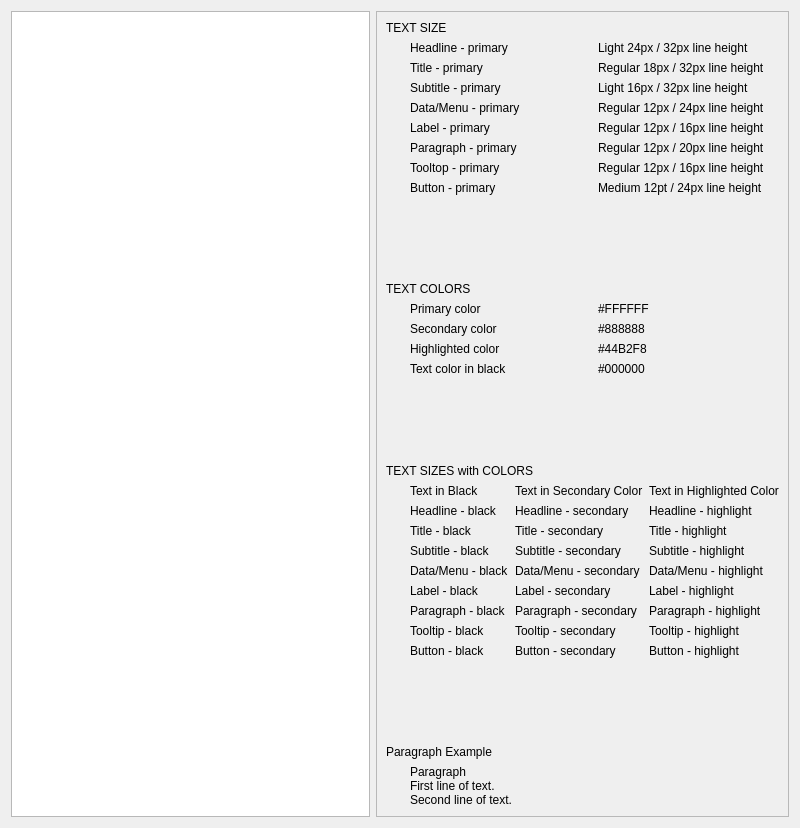
<?xml version="1.0" encoding="UTF-8"?>
<ui version="4.0">
 <class>TypographyPage</class>
 <widget class="QWidget" name="TypographyPage">
  <property name="geometry">
   <rect>
    <x>0</x>
    <y>0</y>
    <width>800</width>
    <height>828</height>
   </rect>
  </property>
  <property name="sizePolicy">
   <sizepolicy hsizetype="Expanding" vsizetype="Expanding">
    <horstretch>0</horstretch>
    <verstretch>0</verstretch>
   </sizepolicy>
  </property>
  <layout class="QHBoxLayout" name="horizontalLayout">
   <item>
    <widget class="QTextEdit" name="exampleText">
     <property name="undoRedoEnabled">
      <bool>false</bool>
     </property>
     <property name="readOnly">
      <bool>true</bool>
     </property>
    </widget>
   </item>
   <item>
    <widget class="QScrollArea" name="scrollArea">
     <property name="widgetResizable">
      <bool>true</bool>
     </property>
     <widget class="QWidget" name="scrollAreaWidgetContents">
      <property name="geometry">
       <rect>
        <x>0</x>
        <y>0</y>
        <width>470</width>
        <height>802</height>
       </rect>
      </property>
      <layout class="QVBoxLayout" name="verticalLayout_2">
       <item>
        <widget class="QLabel" name="m_textSize">
         <property name="text">
          <string>TEXT SIZE</string>
         </property>
         <property name="alignment">
          <set>Qt::AlignLeading|Qt::AlignLeft|Qt::AlignVCenter</set>
         </property>
        </widget>
       </item>
       <item>
        <layout class="QHBoxLayout" name="textSizeLayout">
         <property name="leftMargin">
          <number>24</number>
         </property>
         <item>
          <layout class="QVBoxLayout" name="textSizeExample">
           <item>
            <widget class="QLabel" name="m_headlinePrimary">
             <property name="text">
              <string>Headline - primary</string>
             </property>
             <property name="alignment">
              <set>Qt::AlignLeading|Qt::AlignLeft|Qt::AlignVCenter</set>
             </property>
            </widget>
           </item>
           <item>
            <widget class="QLabel" name="m_titlePrimary">
             <property name="text">
              <string>Title - primary</string>
             </property>
             <property name="alignment">
              <set>Qt::AlignLeading|Qt::AlignLeft|Qt::AlignVCenter</set>
             </property>
            </widget>
           </item>
           <item>
            <widget class="QLabel" name="m_subTitlePrimary">
             <property name="text">
              <string>Subtitle - primary</string>
             </property>
             <property name="alignment">
              <set>Qt::AlignLeading|Qt::AlignLeft|Qt::AlignVCenter</set>
             </property>
            </widget>
           </item>
           <item>
            <widget class="QLabel" name="m_dataMenuPrimary">
             <property name="text">
              <string>Data/Menu - primary</string>
             </property>
             <property name="alignment">
              <set>Qt::AlignLeading|Qt::AlignLeft|Qt::AlignVCenter</set>
             </property>
            </widget>
           </item>
           <item>
            <widget class="QLabel" name="m_labelPrimary">
             <property name="text">
              <string>Label - primary</string>
             </property>
             <property name="alignment">
              <set>Qt::AlignLeading|Qt::AlignLeft|Qt::AlignVCenter</set>
             </property>
            </widget>
           </item>
           <item>
            <widget class="QLabel" name="m_paragraphPrimary">
             <property name="text">
              <string>Paragraph - primary</string>
             </property>
             <property name="alignment">
              <set>Qt::AlignLeading|Qt::AlignLeft|Qt::AlignVCenter</set>
             </property>
            </widget>
           </item>
           <item>
            <widget class="QLabel" name="m_tooltipPrimary">
             <property name="text">
              <string>Tooltop - primary</string>
             </property>
             <property name="alignment">
              <set>Qt::AlignLeading|Qt::AlignLeft|Qt::AlignVCenter</set>
             </property>
            </widget>
           </item>
           <item>
            <widget class="QLabel" name="m_buttonPrimary">
             <property name="text">
              <string>Button - primary</string>
             </property>
             <property name="alignment">
              <set>Qt::AlignLeading|Qt::AlignLeft|Qt::AlignVCenter</set>
             </property>
            </widget>
           </item>
          </layout>
         </item>
         <item>
          <layout class="QVBoxLayout" name="textSizeDescription">
           <item>
            <widget class="QLabel" name="m_headlinePrimaryDescription">
             <property name="text">
              <string>Light 24px / 32px line height</string>
             </property>
             <property name="alignment">
              <set>Qt::AlignLeading|Qt::AlignLeft|Qt::AlignVCenter</set>
             </property>
            </widget>
           </item>
           <item>
            <widget class="QLabel" name="m_titlePrimaryDescription">
             <property name="text">
              <string>Regular 18px / 32px line height</string>
             </property>
             <property name="alignment">
              <set>Qt::AlignLeading|Qt::AlignLeft|Qt::AlignVCenter</set>
             </property>
            </widget>
           </item>
           <item>
            <widget class="QLabel" name="m_subTitlePrimaryDescription">
             <property name="text">
              <string>Light 16px / 32px line height</string>
             </property>
             <property name="alignment">
              <set>Qt::AlignLeading|Qt::AlignLeft|Qt::AlignVCenter</set>
             </property>
            </widget>
           </item>
           <item>
            <widget class="QLabel" name="m_dataMenuPrimaryDescription">
             <property name="text">
              <string>Regular 12px / 24px line height</string>
             </property>
             <property name="alignment">
              <set>Qt::AlignLeading|Qt::AlignLeft|Qt::AlignVCenter</set>
             </property>
            </widget>
           </item>
           <item>
            <widget class="QLabel" name="m_labelPrimaryDescription">
             <property name="text">
              <string>Regular 12px / 16px line height</string>
             </property>
             <property name="alignment">
              <set>Qt::AlignLeading|Qt::AlignLeft|Qt::AlignVCenter</set>
             </property>
            </widget>
           </item>
           <item>
            <widget class="QLabel" name="m_paragraphPrimaryDescription">
             <property name="text">
              <string>Regular 12px / 20px line height</string>
             </property>
             <property name="alignment">
              <set>Qt::AlignLeading|Qt::AlignLeft|Qt::AlignVCenter</set>
             </property>
            </widget>
           </item>
           <item>
            <widget class="QLabel" name="m_tooltipPrimaryDescription">
             <property name="text">
              <string>Regular 12px / 16px line height</string>
             </property>
             <property name="alignment">
              <set>Qt::AlignLeading|Qt::AlignLeft|Qt::AlignVCenter</set>
             </property>
            </widget>
           </item>
           <item>
            <widget class="QLabel" name="m_buttonPrimaryDescription">
             <property name="text">
              <string>Medium 12pt / 24px line height</string>
             </property>
             <property name="alignment">
              <set>Qt::AlignLeading|Qt::AlignLeft|Qt::AlignVCenter</set>
             </property>
            </widget>
           </item>
          </layout>
         </item>
        </layout>
       </item>
       <item>
        <spacer name="verticalSpacer_2">
         <property name="orientation">
          <enum>Qt::Vertical</enum>
         </property>
         <property name="sizeHint" stdset="0">
          <size>
           <width>20</width>
           <height>40</height>
          </size>
         </property>
        </spacer>
       </item>
       <item>
        <widget class="QLabel" name="m_textColors">
         <property name="text">
          <string>TEXT COLORS</string>
         </property>
         <property name="alignment">
          <set>Qt::AlignLeading|Qt::AlignLeft|Qt::AlignVCenter</set>
         </property>
        </widget>
       </item>
       <item>
        <layout class="QHBoxLayout" name="textColorsLayout">
         <property name="leftMargin">
          <number>24</number>
         </property>
         <item>
          <layout class="QVBoxLayout" name="textColorsExample">
           <item>
            <widget class="QLabel" name="m_primaryColor">
             <property name="text">
              <string>Primary color</string>
             </property>
             <property name="alignment">
              <set>Qt::AlignLeading|Qt::AlignLeft|Qt::AlignVCenter</set>
             </property>
            </widget>
           </item>
           <item>
            <widget class="QLabel" name="m_secondaryColor">
             <property name="text">
              <string>Secondary color</string>
             </property>
             <property name="alignment">
              <set>Qt::AlignLeading|Qt::AlignLeft|Qt::AlignVCenter</set>
             </property>
            </widget>
           </item>
           <item>
            <widget class="QLabel" name="m_highlightedColor">
             <property name="text">
              <string>Highlighted color</string>
             </property>
             <property name="alignment">
              <set>Qt::AlignLeading|Qt::AlignLeft|Qt::AlignVCenter</set>
             </property>
            </widget>
           </item>
           <item>
            <widget class="QLabel" name="m_blackColor">
             <property name="text">
              <string>Text color in black</string>
             </property>
             <property name="alignment">
              <set>Qt::AlignLeading|Qt::AlignLeft|Qt::AlignVCenter</set>
             </property>
            </widget>
           </item>
          </layout>
         </item>
         <item>
          <layout class="QVBoxLayout" name="textColorDescription">
           <item>
            <widget class="QLabel" name="m_primaryColorDescription">
             <property name="text">
              <string>#FFFFFF</string>
             </property>
             <property name="alignment">
              <set>Qt::AlignLeading|Qt::AlignLeft|Qt::AlignVCenter</set>
             </property>
            </widget>
           </item>
           <item>
            <widget class="QLabel" name="m_secondaryColorDescription">
             <property name="text">
              <string>#888888</string>
             </property>
             <property name="alignment">
              <set>Qt::AlignLeading|Qt::AlignLeft|Qt::AlignVCenter</set>
             </property>
            </widget>
           </item>
           <item>
            <widget class="QLabel" name="m_highlightedColorDescription">
             <property name="text">
              <string>#44B2F8</string>
             </property>
             <property name="alignment">
              <set>Qt::AlignLeading|Qt::AlignLeft|Qt::AlignVCenter</set>
             </property>
            </widget>
           </item>
           <item>
            <widget class="QLabel" name="m_blackColorDescription">
             <property name="text">
              <string>#000000</string>
             </property>
             <property name="alignment">
              <set>Qt::AlignLeading|Qt::AlignLeft|Qt::AlignVCenter</set>
             </property>
            </widget>
           </item>
          </layout>
         </item>
        </layout>
       </item>
       <item>
        <spacer name="verticalSpacer_3">
         <property name="orientation">
          <enum>Qt::Vertical</enum>
         </property>
         <property name="sizeHint" stdset="0">
          <size>
           <width>20</width>
           <height>40</height>
          </size>
         </property>
        </spacer>
       </item>
       <item>
        <widget class="QLabel" name="m_textSizesWithColors">
         <property name="text">
          <string>TEXT SIZES with COLORS</string>
         </property>
        </widget>
       </item>
       <item>
        <layout class="QGridLayout" name="colorGrid">
         <property name="leftMargin">
          <number>24</number>
         </property>
         <item row="0" column="0">
          <widget class="QLabel" name="label_21">
           <property name="text">
            <string>Text in Black</string>
           </property>
          </widget>
         </item>
         <item row="0" column="1">
          <widget class="QLabel" name="label_23">
           <property name="text">
            <string>Text in Secondary Color</string>
           </property>
          </widget>
         </item>
         <item row="0" column="2">
          <widget class="QLabel" name="label_24">
           <property name="text">
            <string>Text in Highlighted Color</string>
           </property>
          </widget>
         </item>
         <item row="1" column="0">
          <widget class="QLabel" name="label">
           <property name="text">
            <string>Headline - black</string>
           </property>
          </widget>
         </item>
         <item row="1" column="1">
          <widget class="QLabel" name="label_13">
           <property name="text">
            <string>Headline - secondary</string>
           </property>
          </widget>
         </item>
         <item row="1" column="2">
          <widget class="QLabel" name="label_18">
           <property name="text">
            <string>Headline - highlight</string>
           </property>
          </widget>
         </item>
         <item row="2" column="0">
          <widget class="QLabel" name="label_2">
           <property name="text">
            <string>Title - black</string>
           </property>
          </widget>
         </item>
         <item row="2" column="1">
          <widget class="QLabel" name="label_12">
           <property name="text">
            <string>Title - secondary</string>
           </property>
          </widget>
         </item>
         <item row="2" column="2">
          <widget class="QLabel" name="label_17">
           <property name="text">
            <string>Title - highlight</string>
           </property>
          </widget>
         </item>
         <item row="3" column="0">
          <widget class="QLabel" name="label_3">
           <property name="text">
            <string>Subtitle - black</string>
           </property>
          </widget>
         </item>
         <item row="3" column="1">
          <widget class="QLabel" name="label_14">
           <property name="text">
            <string>Subtitle - secondary</string>
           </property>
          </widget>
         </item>
         <item row="3" column="2">
          <widget class="QLabel" name="label_19">
           <property name="text">
            <string>Subtitle - highlight</string>
           </property>
          </widget>
         </item>
         <item row="4" column="0">
          <widget class="QLabel" name="label_4">
           <property name="text">
            <string>Data/Menu - black</string>
           </property>
          </widget>
         </item>
         <item row="4" column="1">
          <widget class="QLabel" name="label_11">
           <property name="text">
            <string>Data/Menu - secondary</string>
           </property>
          </widget>
         </item>
         <item row="4" column="2">
          <widget class="QLabel" name="label_16">
           <property name="text">
            <string>Data/Menu - highlight</string>
           </property>
          </widget>
         </item>
         <item row="5" column="0">
          <widget class="QLabel" name="label_5">
           <property name="text">
            <string>Label - black</string>
           </property>
          </widget>
         </item>
         <item row="5" column="1">
          <widget class="QLabel" name="label_15">
           <property name="text">
            <string>Label - secondary</string>
           </property>
          </widget>
         </item>
         <item row="5" column="2">
          <widget class="QLabel" name="label_20">
           <property name="text">
            <string>Label - highlight</string>
           </property>
          </widget>
         </item>
         <item row="6" column="0">
          <widget class="QLabel" name="label_5">
           <property name="text">
            <string>Paragraph - black</string>
           </property>
          </widget>
         </item>
         <item row="6" column="1">
          <widget class="QLabel" name="label_15">
           <property name="text">
            <string>Paragraph - secondary</string>
           </property>
          </widget>
         </item>
         <item row="6" column="2">
          <widget class="QLabel" name="label_20">
           <property name="text">
            <string>Paragraph - highlight</string>
           </property>
          </widget>
         </item>
         <item row="7" column="0">
          <widget class="QLabel" name="label_5">
           <property name="text">
            <string>Tooltip - black</string>
           </property>
          </widget>
         </item>
         <item row="7" column="1">
          <widget class="QLabel" name="label_15">
           <property name="text">
            <string>Tooltip - secondary</string>
           </property>
          </widget>
         </item>
         <item row="7" column="2">
          <widget class="QLabel" name="label_20">
           <property name="text">
            <string>Tooltip - highlight</string>
           </property>
          </widget>
         </item>
         <item row="8" column="0">
          <widget class="QLabel" name="label_5">
           <property name="text">
            <string>Button - black</string>
           </property>
          </widget>
         </item>
         <item row="8" column="1">
          <widget class="QLabel" name="label_15">
           <property name="text">
            <string>Button - secondary</string>
           </property>
          </widget>
         </item>
         <item row="8" column="2">
          <widget class="QLabel" name="label_20">
           <property name="text">
            <string>Button - highlight</string>
           </property>
          </widget>
         </item>
        </layout>
       </item>
       <item>
        <spacer name="verticalSpacer">
         <property name="orientation">
          <enum>Qt::Vertical</enum>
         </property>
         <property name="sizeHint" stdset="0">
          <size>
           <width>20</width>
           <height>40</height>
          </size>
         </property>
        </spacer>
       </item>
       <item>
        <widget class="QLabel" name="m_paragrahExampleTitle">
         <property name="text">
          <string>Paragraph Example </string>
         </property>
        </widget>
       </item>
       <item>
        <layout class="QVBoxLayout" name="paragraphExampleLayout">
         <property name="leftMargin">
          <number>24</number>
         </property>
         <item>
          <widget class="QLabel" name="m_paragraph">
           <property name="text">
            <string>Paragraph
&lt;br/&gt;First line of text.
&lt;br/&gt;Second line of text.</string>
           </property>
           <property name="textFormat">
            <enum>Qt::RichText</enum>
           </property>
          </widget>
         </item>
        </layout>
       </item>
      </layout>
     </widget>
    </widget>
   </item>
   <item>
    <layout class="QVBoxLayout" name="verticalLayout"/>
   </item>
  </layout>
 </widget>
 <resources/>
 <connections/>
</ui>
